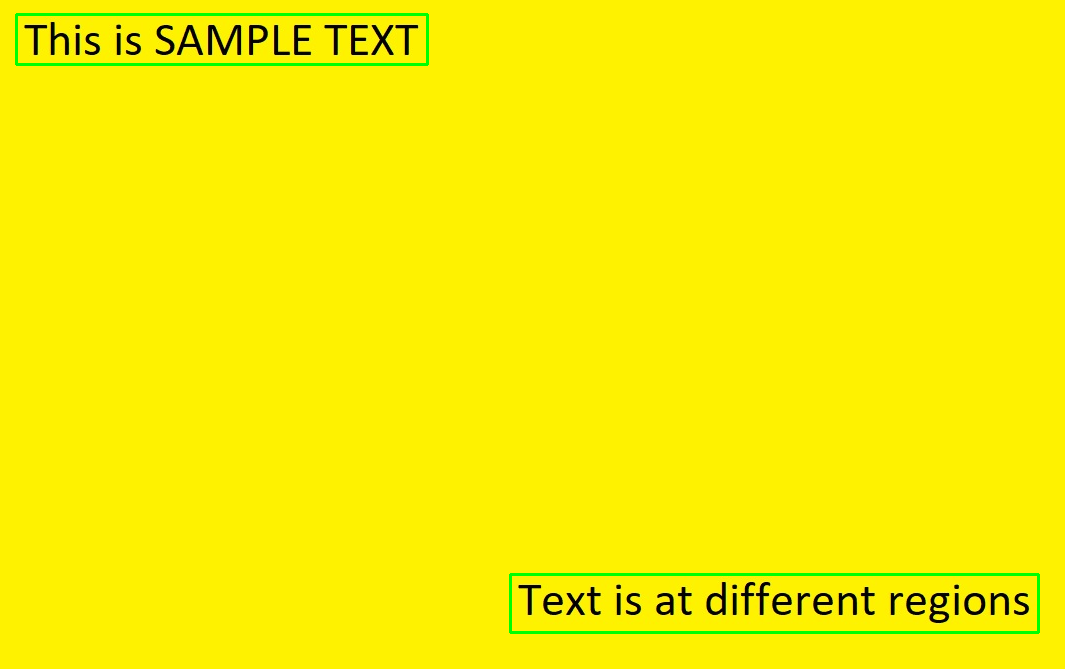
#> input picture text detection.png, 1065 x 669 px, found by its file name
$ python 'text detectiin and recognition.py'
#> lines starting #> are read from the running program, lines starting #| are printed output that depends on the picture; after the words box and inside, x2 and y2 are one past the last pixel; in counts of white or black regions, pixels touching at a corner belong together
import cv2
import numpy as np
import os
from datetime import datetime

# Step 1: Load the input image
image_path = 'C:/Users/singh/Downloads/text detection.png'
print(f"Loading image from {image_path}...")
image = cv2.imread(image_path)
#> image is the input picture: shape (669, 1065, 3); mean B, G, R 0.5, 239.6, 249.1

# Check if the image was loaded successfully
if image is None:
    print("Error: Image not found or unable to load!")
    exit()

print("Image loaded successfully.\n")

# Step 2: Convert the image to grayscale
print("Converting image to grayscale...")
gray_image = cv2.cvtColor(image, cv2.COLOR_BGR2GRAY)
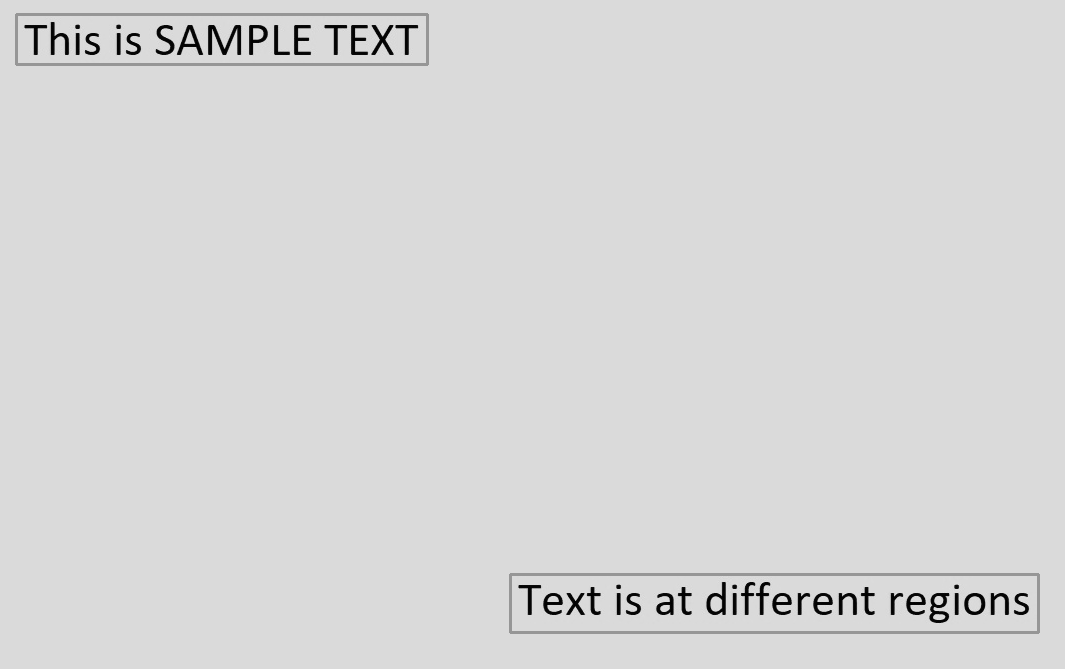
#> gray_image: shape (669, 1065); min 0, max 227, mean 215.2
print("Image converted to grayscale.\n")

# Step 3: Apply MSER to detect text regions
print("Applying MSER to detect text regions...")
mser = cv2.MSER_create()
regions, _ = mser.detectRegions(gray_image)
#> regions = 500 items

# Step 4: Draw bounding boxes around detected regions
print("Drawing bounding boxes around detected regions...\n")
for region in regions:
    hull = cv2.convexHull(region.reshape(-1, 1, 2))
    x, y, w, h = cv2.boundingRect(hull)
    cv2.rectangle(image, (x, y), (x + w, y + h), (0, 255, 0), 2)
#> this loop made 500 passes
#> (x, y, w, h) on passes 1 to 3: (25, 25, 22, 30), (25, 25, 22, 30), (24, 25, 23, 30)
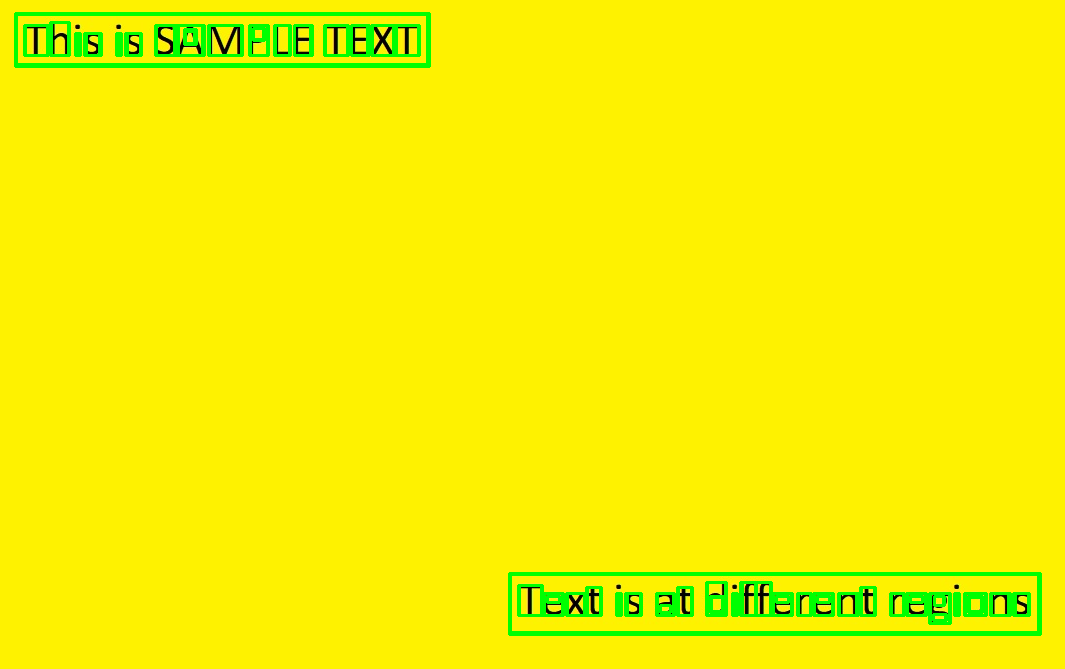
#> image: shape (669, 1065, 3); 2.33% of pixels changed, all inside (x1, y1, x2, y2) = (14, 12, 1042, 636)

print("All detected text regions have been marked with bounding boxes.\n")

# Step 5: Save the output image
output_dir = 'C:/Users/singh/Downloads/'
output_filename = f"text_detection_mser_{datetime.now().strftime('%Y%m%d_%H%M%S')}.jpg"
output_path = os.path.join(output_dir, output_filename)
cv2.imwrite(output_path, image)
print(f"Output image saved as {output_filename} in {output_dir}.\n")

# Step 6: Display the output image with bounding boxes
cv2.imshow("Text Detection using MSER", image)
cv2.waitKey(0)
cv2.destroyAllWindows()

print("Script execution completed successfully.")
